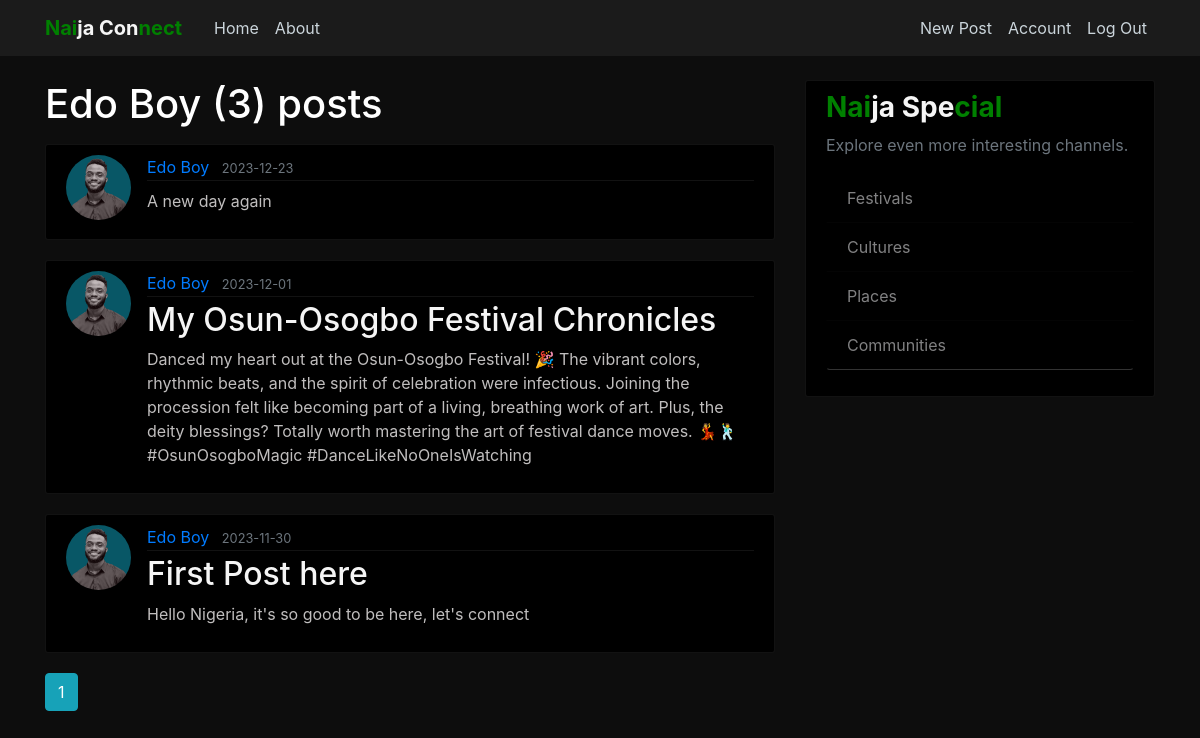
The page /user/Edo Boy (signed in) on the database its author committed.
### application/models.py (models this page shows, shortened)
class User(db.Model, UserMixin):
    id = db.Column(db.Integer, primary_key=True)
    username = db.Column(db.String(20), unique=True, nullable=False)
    email = db.Column(db.String(50), unique=True, nullable=False)
    bio = db.Column(db.String(1000), default='Bio')
    image_file = db.Column(db.String(20), nullable=False, default='default.jpg')
    password = db.Column(db.String(60), nullable=False)
    state = db.Column(db.String(60), nullable=False)
    post = db.relationship('Post', backref='author', lazy=True)

class Post(db.Model):
    id = db.Column(db.Integer, primary_key=True)
    title = db.Column(db.String(100), nullable=False)
    date_posted = db.Column(db.DateTime, nullable=False, default=datetime.utcnow)
    content = db.Column(db.Text, nullable=False)
    user_id = db.Column(db.Integer, db.ForeignKey('user.id'), nullable=False)

### application/users/routes.py (the view)
@users.route("/user/<string:username>")
@login_required
def user_posts(username):
    page = request.args.get('page', 1, type=int)
    user = User.query.filter_by(username=username).first_or_404()
    posts = Post.query.filter_by(author=user)\
        .order_by(Post.date_posted.desc())\
        .paginate(page=page, per_page=5)
    return render_template("user_posts.html", posts=posts, user=user)

### application/models.py (called while the page is built)
@login_manager.user_loader
def load_user(user_id):
    return User.query.get(int(user_id))

### application/templates/user_posts.html
{% extends "layout.html" %}
{% block content %}
    <h1 class="mb-3">{{ user.username }} ({{ posts.total }}) posts</h1>
    {% for post in posts.items %}
      <article class="media content-section">
        <a href="{{ url_for('users.user_account', username=post.author.username) }}"><img class="rounded-circle article-img" src="{{ url_for('static', filename='profile_pics/' + post.author.image_file) }}"></a>
        <div class="media-body">
          <div class="article-metadata">
            <a class="mr-2" href="{{ url_for('users.user_posts', username=post.author.username) }}">{{ post.author.username }}</a>
            <small class="text-muted">{{ post.date_posted.strftime('%Y-%m-%d') }}</small>
          </div>
          <h2><a class="article-title" href="{{ url_for('posts.post', post_id=post.id) }}">{{ post.title }}</a></h2>
          <a class="content-a" href="{{ url_for('posts.post', post_id=post.id) }}"><p class="article-content">{{ post.content }}</p></a>
        </div>
      </article>
    {% endfor %}
    {% for page_num in posts.iter_pages(left_edge=1, right_edge=1, left_current=1, right_current=1) %}
      {% if page_num %}
          {% if posts.page == page_num %}
            <a class="btn btn-info mb-4"  href="{{ url_for('users.user_posts', username=user.username, page=page_num) }}">{{ page_num }}</a>
          {% else %}
            <a class="btn btn-outline-info mb-4"  href="{{ url_for('users.user_posts', username=user.username, page=page_num) }}">{{ page_num }}</a>
          {% endif %}
      {% else %}
         ...
      {% endif %}
    {% endfor %}
{% endblock content %}

### application/static/main.css (style rules this page uses)
body { background: rgba(0, 0, 0, 0.95); color: whitesmoke; margin-top: 5rem; }
h1, h2, h3, h4, h5, h6 { color: white; }
.content-section { background: rgba(0, 0, 0, 1); padding: 10px 20px; border: 1px solid rgba(128, 128, 128, 0.137); border-radius: 3px; margin-bottom: 20px; color: whitesmoke; }
.article-title { color: whitesmoke; }
.article-content { white-space: pre-line; }
.article-img { height: 65px; width: 65px; margin-right: 16px; }
.article-metadata { padding-bottom: 1px; margin-bottom: 4px; border-bottom: 1px solid rgba(128, 128, 128, 0.137); }
.content-a { text-decoration: none; color: rgb(192, 190, 190); }

### rows shown on the page
User: username "Edo Boy"
Post: image_file (picture), author.username "Edo Boy", date_posted "2023-12-23", content "A new day again"
Post: image_file (picture), author.username "Edo Boy", date_posted "2023-12-01", title "My Osun-Osogbo Festival Chronicles", content "Danced my heart out at the Osun-Osogbo Festival! 🎉 The vibrant colors, rhythmic beats, and the spirit of celebration were infectious. Joining the procession felt like becoming part of a living, breathing work of art. Plus, the deity blessings? Totally worth mastering the art of festival dance moves. 💃🕺 #OsunOsogboMagic #DanceLikeNoOneIsWatching"
Post: image_file (picture), author.username "Edo Boy", date_posted "2023-11-30", title "First Post here", content "Hello Nigeria, it's so good to be here, let's connect"

### other values the page prints
{{ posts.total }} "3"
{{ page_num }} "1"
